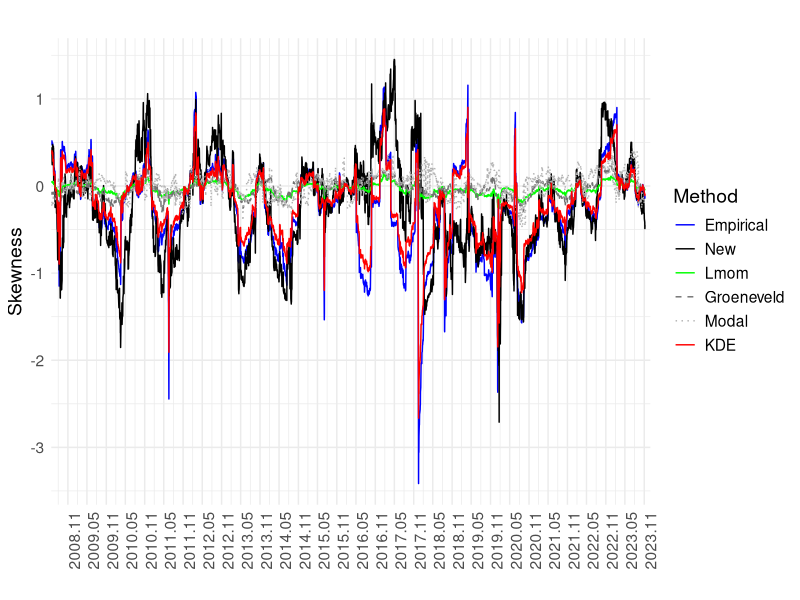
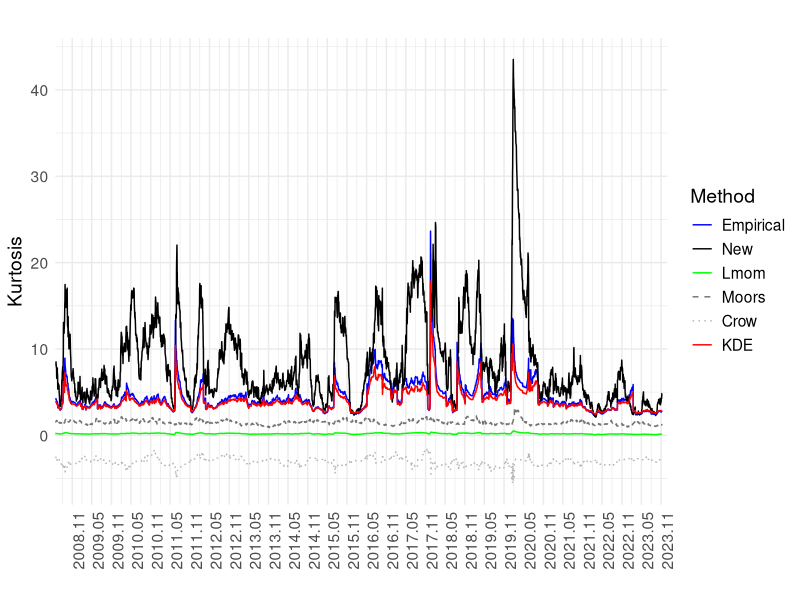

Reproduce these figures in R, in order.
# upload packages
library(readr)
library(dplyr)
library(tidyr)
library(ggplot2)
library(scales)

# read data
#df_100 <- read_csv("C:\\Data\\skew_kurt_result_100.csv")
df_100 <- read_csv("skew_kurt_result_100.csv")


### skewnss
# 1. 데이터 형식 변환 및 skew 데이터만 추출
skew_data <- df_100 %>%
  select(Date, contains("skew")) %>%
  pivot_longer(-Date, names_to = "Method", values_to = "Skewness") %>%
  mutate(
    Date = as.Date(Date) - 50,  # x축 왼쪽으로 50일 이동
    Method = case_when(
      Method == "New5_smallresid_skew" ~ "New",
      Method == "Quantile2_skew" ~ "Groeneveld",
      Method == "lmom_skew" ~ "Lmom",
      Method == "modal_skew" ~ "Modal",
      Method == "scott_skew" ~ "KDE",
      Method == "Empirical_skew" ~ "Empirical",
      TRUE ~ Method
    )
  ) %>%
  filter(Method %in% c("Empirical", "New", "Lmom", "Groeneveld", "Modal", "KDE"))

skew_data$Method <- factor(skew_data$Method, levels = c("Empirical", "New", "Lmom", "Groeneveld", "Modal", "KDE"))


color_mapping <- c(
  "New" = "black",
  "Empirical" = "blue",
  "Lmom" = "green",
  "Groeneveld" = "gray45",
  "Modal" = "gray70",
  "KDE" = "red"
)

linetype_mapping <- c(
  "New" = "solid",
  "Empirical" = "solid",
  "Lmom" = "solid",
  "Groeneveld" = "dashed",
  "Modal" = "dotted",
  "KDE" = "solid"
)


ggplot(skew_data, aes(x = Date, y = Skewness, color = Method, linetype = Method)) +
  geom_line(size = 0.5) +
  scale_color_manual(values = color_mapping) +
  scale_linetype_manual(values = linetype_mapping) +
  scale_x_date(
    date_breaks = "6 month",
    date_labels = "%Y.%m",
    limits = c(as.Date("2008-05-27") , as.Date("2023-12-29") ),
    expand = c(0, 0)
  ) +
  labs(title = "",
       x = "", y = "Skewness") +
  theme_minimal() +
  theme(
    axis.text.x = element_text(angle = 90, hjust = 1),
    text = element_text(size = 14)
  )



### surtosis
# 1. extract kurtosis
kurt_data <- df_100 %>%
  select(Date, contains("kurt")) %>%
  pivot_longer(-Date, names_to = "Method", values_to = "Kurtosis") %>%
  mutate(
    Date = as.Date(Date) - 50,  # x축 왼쪽으로 50일 이동
    Method = case_when(
      Method == "New5_smallresid_kurt" ~ "New",
      Method == "Quantile1_kurt" ~ "Moors",
      Method == "Quantile3_kurt" ~ "Crow",
      Method == "lmom_kurt" ~ "Lmom",
      Method == "scott_kurt" ~ "KDE",
      Method == "Empirical_kurt" ~ "Empirical",
      TRUE ~ Method
    )
  ) %>%
  filter(Method %in% c("Empirical", "New", "Lmom", "Moors", "Crow", "KDE"))

# Method order fixed
kurt_data$Method <- factor(kurt_data$Method, levels = c("Empirical", "New", "Lmom", "Moors", "Crow", "KDE"))

color_mapping <- c(
  "Empirical" = "blue",
  "New" = "black",
  "Lmom" = "green",
  "Moors" = "gray45",
  "Crow" = "gray70",
  "KDE" = "red"
)

linetype_mapping <- c(
  "Empirical" = "solid",
  "New" = "solid",
  "Lmom" = "solid",
  "Moors" = "dashed",
  "Crow" = "dotted",
  "KDE" = "solid"
)

ggplot(kurt_data, aes(x = Date, y = Kurtosis, color = Method, linetype = Method)) +
  geom_line(size = 0.5) +
  scale_color_manual(values = color_mapping) +
  scale_linetype_manual(values = linetype_mapping) +
  scale_x_date(
    date_breaks = "6 month",
    date_labels = "%Y.%m",
    limits = c(as.Date("2008-05-27") , as.Date("2023-12-29") ),
    expand = c(0, 0)
  ) +
  labs(title = "",
       x = "", y = "Kurtosis") +
  theme_minimal() +
  theme(
    axis.text.x = element_text(angle = 90, hjust = 1),
    text = element_text(size = 14)
  )
